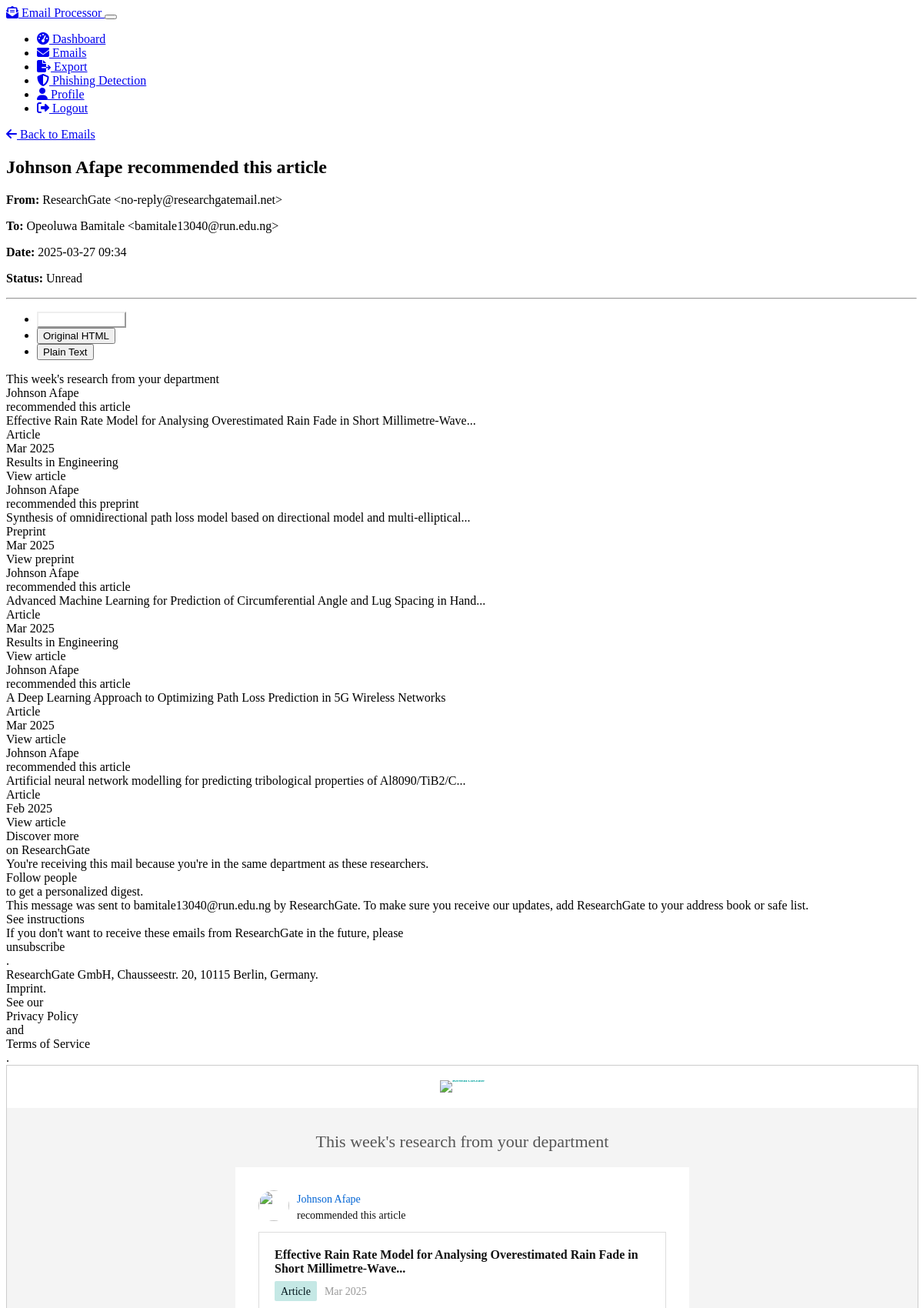
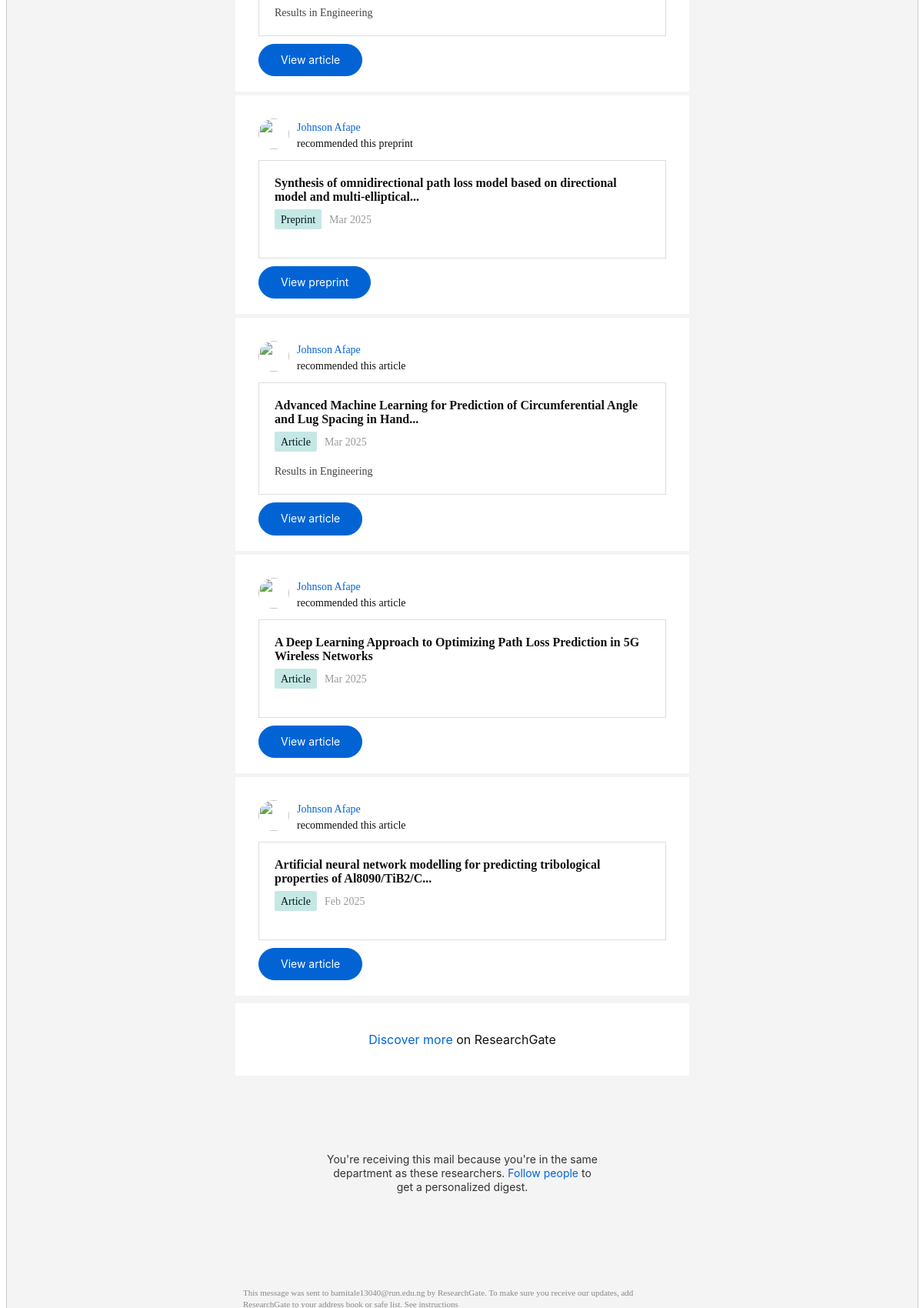
Page /email/1 (signed in, upper part) on the committed database (2 pictures, top to bottom).
### models.py (models this page shows, shortened)
class Email(db.Model):
    id = db.Column(db.Integer, primary_key=True)
    user_id = db.Column(db.Integer, db.ForeignKey('user.id'), nullable=False)
    message_id = db.Column(db.String(256), nullable=False)
    sender = db.Column(db.String(120), nullable=False)
    sender_name = db.Column(db.String(120))
    recipient = db.Column(db.String(120), nullable=False)
    subject = db.Column(db.String(512))
    body_text = db.Column(db.Text)
    body_html = db.Column(db.Text)
    body_cleaned = db.Column(db.Text)
    date_received = db.Column(db.DateTime)
    date_processed = db.Column(db.DateTime, default=datetime.utcnow)
    is_read = db.Column(db.Boolean, default=False)

### email_processor.py (the view)
@email_processor_bp.route("/email/<int:email_id>")
@login_required
def email_detail(email_id):
    email_obj = Email.query.filter_by(id=email_id, user_id=current_user.id).first_or_404()
    if not email_obj.is_read:
        email_obj.is_read = True
        progress = UserProgress.query.filter_by(user_id=current_user.id).first()
        if progress:
            progress.emails_read += 1
            db.session.commit()
    return render_template('email_detail.html', email=email_obj)

### app.py (called while the page is built)
@login_manager.user_loader
def load_user(user_id):
    from models import User
    return User.query.get(int(user_id))

### templates/email_detail.html (shortened to what this page needs)
{% extends 'base.html' %}
{% block content %}
<div class="row mb-4">
    <div class="col">
        <a href="{{ url_for('email_processor_bp.emails_list') }}" class="btn btn-outline-secondary">
            <i class="fas fa-arrow-left"></i> Back to Emails
        </a>
    </div>
</div>
<div class="card bg-dark mb-4">
    <div class="card-header">
        <h2 class="mb-0">{{ email.subject }}</h2>
    </div>
    <div class="card-body">
        <div class="email-metadata mb-4">
            <div class="row">
                <div class="col-md-6">
                    <p><strong>From:</strong> {{ email.sender_name or '' }} &lt;{{ email.sender }}&gt;</p>
                    <p><strong>To:</strong> {{ email.recipient }}</p>
                </div>
                <div class="col-md-6 text-md-end">
                    <p><strong>Date:</strong> {{ email.date_received.strftime("%Y-%m-%d %H:%M") if email.date_received else "Unknown" }}</p>
                    <p><strong>Status:</strong>
                        {% if email.is_read %}
                            <span class="badge bg-success">Read</span>
                        {% else %}
                            <span class="badge bg-warning">Unread</span>
                        {% endif %}
                    </p>
                </div>
            </div>
            <hr>
        </div>
        <ul class="nav nav-tabs mb-3" id="emailContentTabs" role="tablist">
            <li class="nav-item" role="presentation">
                <button class="nav-link active" id="cleaned-tab" data-bs-toggle="tab" data-bs-target="#cleaned" type="button" role="tab" aria-controls="cleaned" aria-selected="true">Cleaned Content</button>
            </li>
            <li class="nav-item" role="presentation">
                <button class="nav-link" id="original-tab" data-bs-toggle="tab" data-bs-target="#original" type="button" role="tab" aria-controls="original" aria-selected="false">Original HTML</button>
            </li>
            <li class="nav-item" role="presentation">
                <button class="nav-link" id="plain-tab" data-bs-toggle="tab" data-bs-target="#plain" type="button" role="tab" aria-controls="plain" aria-selected="false">Plain Text</button>
            </li>
        </ul>
        <div class="tab-content" id="emailContentTabsContent">
            <div class="tab-pane fade show active" id="cleaned" role="tabpanel" aria-labelledby="cleaned-tab">
                <div class="email-content p-3 bg-dark">
                    <pre class="email-body">{{ email.body_cleaned }}</pre>
                </div>
            </div>
            <div class="tab-pane fade" id="original" role="tabpanel" aria-labelledby="original-tab">
                <div class="email-content p-3 bg-dark">
                    {% if email.body_html %}
                        <iframe id="htmlContent" srcdoc="{{ email.body_html|e }}" style="width: 100%; height: 500px; border: 1px solid #ccc;"></iframe>
                    {% else %}
                        <div class="alert alert-info">No HTML content available</div>
                    {% endif %}
                </div>
            </div>
        </div>
    </div>
</div>
{% endblock %}

### static/css/custom.css (style rules this page uses)
.email-body { white-space: pre-wrap; word-wrap: break-word; background-color: transparent; border: none; padding: 0; margin: 0; font-family: inherit; font-size: inherit; color: inherit; }
.card { transition: transform 0.2s ease-in-out; }
.btn { margin-right: 0.25rem; }
#emailContentTabs .nav-link.active { background-color: var(--bs-primary); color: white; border-color: var(--bs-primary); }

### rows in the picture
Email: subject "Johnson Afape recommended this article", sender_name "ResearchGate", sender "no-reply@researchgatemail.net", recipient "Opeoluwa Bamitale <bamitale13040@run.edu.ng>", date_received "2025-03-27 09:34", body_cleaned "This week's research from your department Johnson Afape recommended this article Effective Rain Rate Model for Analysing Overestimated Rain Fade in Short Millimetre-Wave... Article Mar 2025 Results in Engineering View article Johnson Afape recommended this preprint Synthesis of omnidirectional path loss model based on directional model and multi-elliptical... Preprint Mar 2025 View preprint Johnson Afape recommended this article Advanced Machine Learning for Prediction of Circumferential Angle and Lug Spacing in Hand... Article Mar 2025 Results in Engineering View article Johnson Afape recommended this article A Deep Learning Approach to Optimizing Path Loss Prediction in 5G Wireless…"
